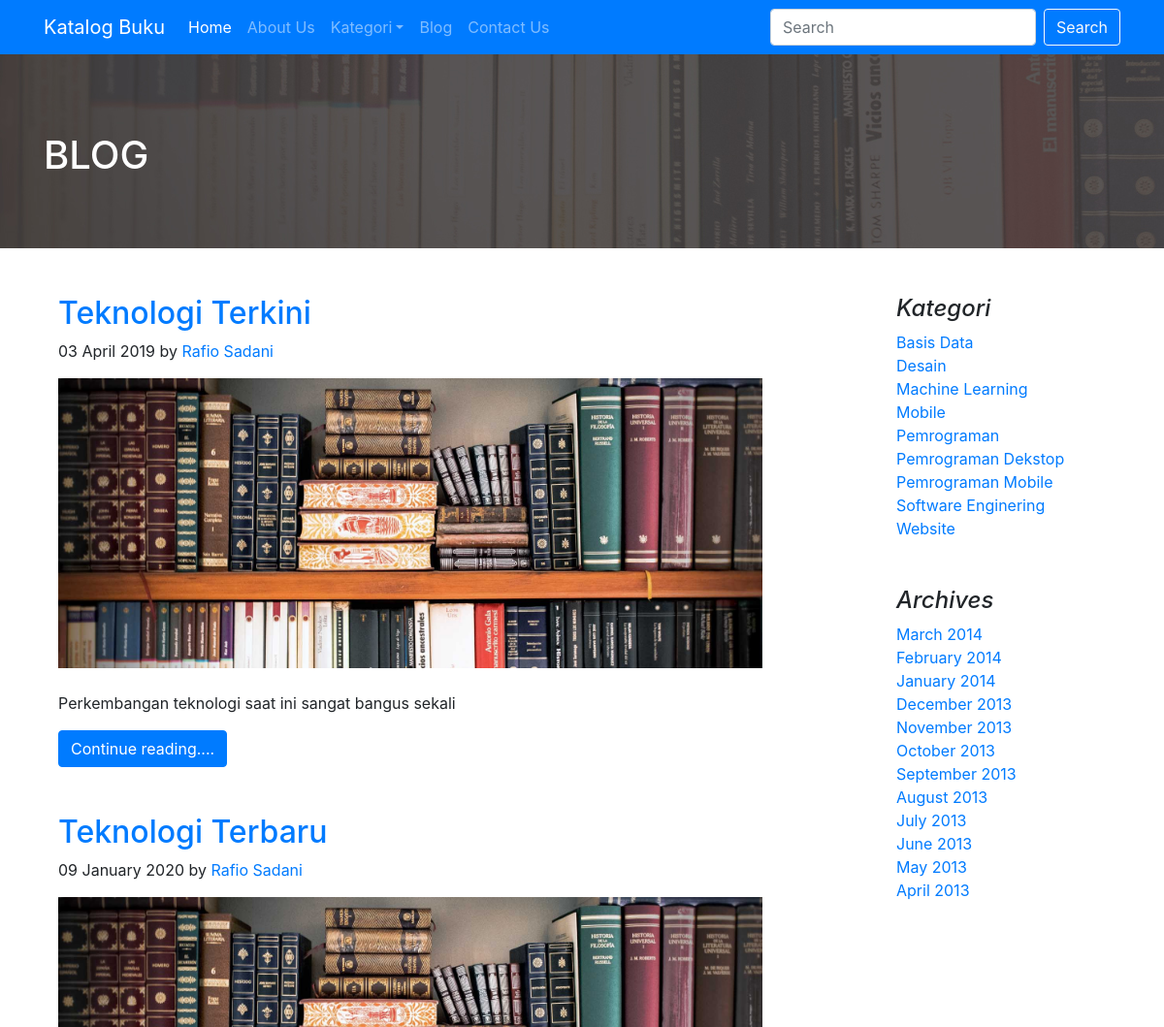
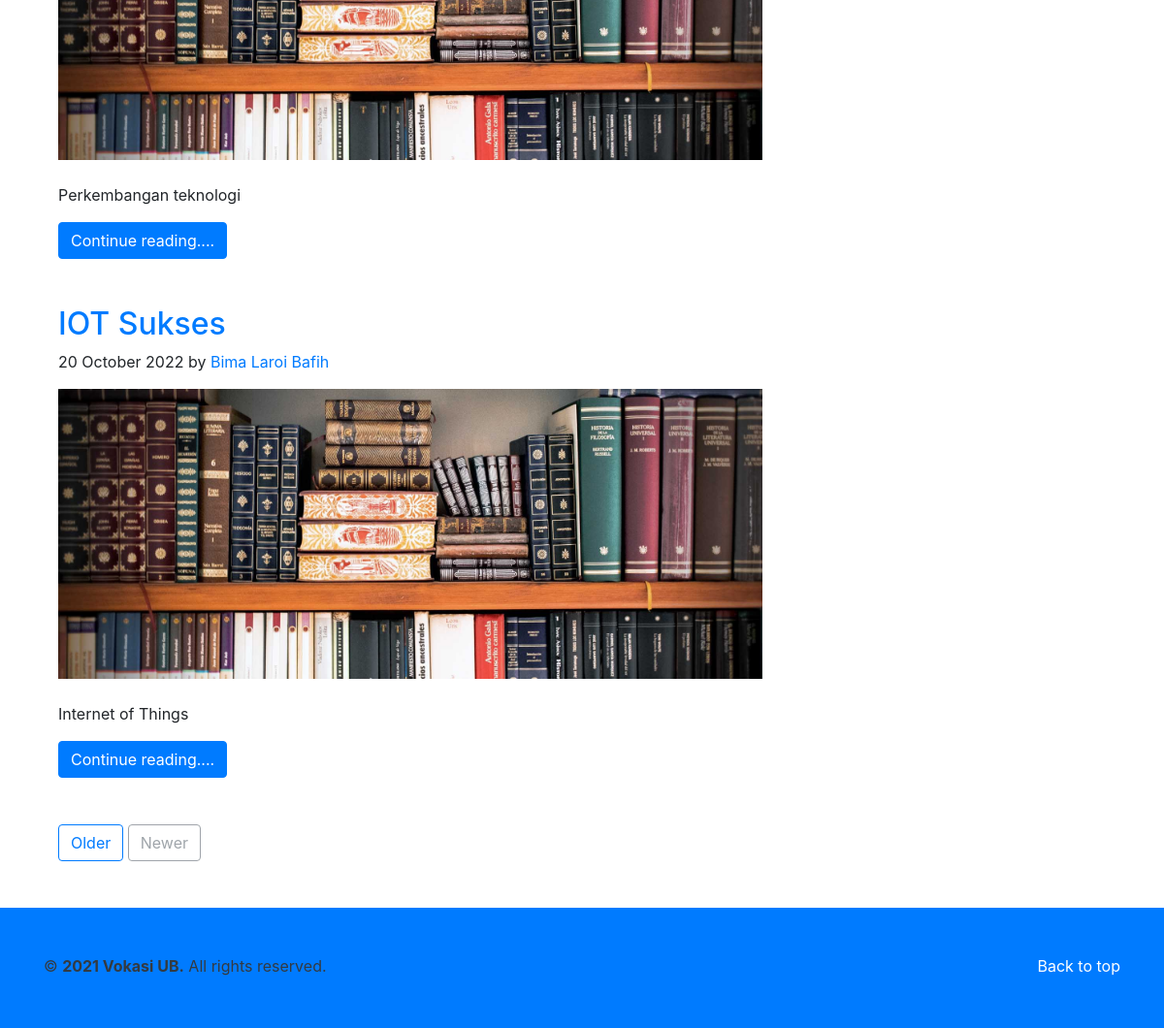
The app's page /index.php?include=blog with its own data (2 pictures, top to bottom).
### tables this page shows
CREATE TABLE `blog` (
  `id_blog` int(11) NOT NULL,
  `id_kategori_blog` int(11) DEFAULT NULL,
  `id_user` int(11) DEFAULT NULL,
  `tanggal` date NOT NULL DEFAULT '1999-01-01',
  `judul` varchar(255) DEFAULT NULL,
  `isi` text DEFAULT NULL
);

CREATE TABLE `kategori_buku` (
  `id_kategori_buku` int(11) NOT NULL,
  `kategori_buku` varchar(50) DEFAULT NULL
);

### include/blog.php (the view)
<section id="blog-header">
  <div class="container">
    <h1 class="text-white">BLOG</h1>
  </div>
</section><br><br>
<section id="blog-list">
  <main role="main" class="container">
    <div class="row">
      <div class="col-md-9 blog-main">
      <?php
        $sql_m = "SELECT `blog`.`id_blog`, `blog`.`tanggal`, `blog`.`judul`,
                  `user`.`nama`, `blog`.`isi`
                  FROM `blog`
                  INNER JOIN `user` ON `blog`.`id_user` = `user`.`id_user`";
        $query_m = mysqli_query($koneksi, $sql_m);
        while ($data_m = mysqli_fetch_row($query_m)) {
          $id_blog = $data_m[0];
          $tanggal = $data_m[1];
          $judul = $data_m[2];
          $penulis = $data_m[3];
          $isi = $data_m[4];
      ?>
        <div class="col-md-11">
          <div class="blog-post">
            <h2 class="blog-post-title">
              <a href="index.php?include=detail-blog&data=<?= $id_blog; ?>"><?= $judul; ?></a>
            </h2>
            <p class="blog-post-meta"><?= date('d F Y', strtotime($tanggal)); ?> by <a href="#"><?= $penulis; ?></a></p>
            <img src="slideshow/slide-1.jpg" class="img-fluid" alt="Responsive image"><br><br>
            <?= $isi; ?>
            <a href="index.php?include=detail-blog&data=<?= $id_blog; ?>" class="btn btn-primary stretched-link">Continue reading....</a>
          </div>
        </div><br><br>
      <?php } ?>
        <div class="col-md-11">
          <nav class="blog-pagination">
            <a class="btn btn-outline-primary" href="#">Older</a>
            <a class="btn btn-outline-secondary disabled" href="#" tabindex="-1" aria-disabled="true">Newer</a>
          </nav>
        </div>
      </div>
      <aside class="col-md-3 blog-sidebar">
        <div class="pl-4 pb-4">
          <h4 class="font-italic">Kategori</h4>
          <ol class="list-unstyled mb-0">
            <?php
              $sql_k = "SELECT `id_kategori_buku`,`kategori_buku`
                        FROM `kategori_buku`
                        ORDER BY `kategori_buku`";
              $query_k = mysqli_query($koneksi,$sql_k);
              while ($data_k = mysqli_fetch_row($query_k)) {
                $id_kat = $data_k[0];
                $nama_kat = $data_k[1];
              ?>
                <li><a href="index.php?include=daftar-buku-kategori&data=<?php echo $id_kat;?>"><?php echo $nama_kat;?></a></li>
            <?php } ?>
          </ol>
        </div>
        <div class="p-4">
          <h4 class="font-italic">Archives</h4>
          <ol class="list-unstyled mb-0">
            <li><a href="#">March 2014</a></li>
            <li><a href="#">February 2014</a></li>
            <li><a href="#">January 2014</a></li>
            <li><a href="#">December 2013</a></li>
            <li><a href="#">November 2013</a></li>
            <li><a href="#">October 2013</a></li>
            <li><a href="#">September 2013</a></li>
            <li><a href="#">August 2013</a></li>
            <li><a href="#">July 2013</a></li>
            <li><a href="#">June 2013</a></li>
            <li><a href="#">May 2013</a></li>
            <li><a href="#">April 2013</a></li>
          </ol>
        </div>
      </aside>
    </div>
  </main>
</section><br><br>

### records on screen
kategori_buku: kategori_buku "Basis Data"
kategori_buku: kategori_buku "Desain"
kategori_buku: kategori_buku "Machine Learning"
kategori_buku: kategori_buku "Mobile"
kategori_buku: kategori_buku "Pemrograman"
kategori_buku: kategori_buku "Pemrograman Dekstop"
kategori_buku: kategori_buku "Pemrograman Mobile"
kategori_buku: kategori_buku "Software Enginering"
kategori_buku: kategori_buku "Website"
